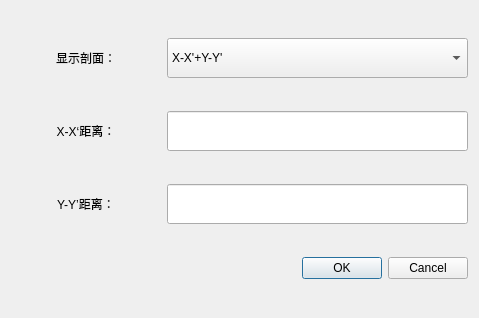
<?xml version="1.0" encoding="UTF-8"?>
<ui version="4.0">
 <class>testViewStartDlg</class>
 <widget class="QDialog" name="testViewStartDlg">
  <property name="geometry">
   <rect>
    <x>0</x>
    <y>0</y>
    <width>479</width>
    <height>318</height>
   </rect>
  </property>
  <property name="windowTitle">
   <string>标定模式</string>
  </property>
  <property name="modal">
   <bool>true</bool>
  </property>
  <layout class="QVBoxLayout" name="verticalLayout">
   <item>
    <layout class="QHBoxLayout" name="horizontalLayout" stretch="1,2">
     <item>
      <widget class="QLabel" name="label">
       <property name="text">
        <string>显示剖面：</string>
       </property>
       <property name="alignment">
        <set>Qt::AlignCenter</set>
       </property>
      </widget>
     </item>
     <item>
      <widget class="QComboBox" name="comboTestStartDlgProfile">
       <property name="minimumSize">
        <size>
         <width>0</width>
         <height>40</height>
        </size>
       </property>
       <property name="currentIndex">
        <number>2</number>
       </property>
       <item>
        <property name="text">
         <string>X-X'</string>
        </property>
       </item>
       <item>
        <property name="text">
         <string>Y-Y'</string>
        </property>
       </item>
       <item>
        <property name="text">
         <string>X-X'+Y-Y'</string>
        </property>
       </item>
      </widget>
     </item>
    </layout>
   </item>
   <item>
    <layout class="QHBoxLayout" name="horizontalLayout_2" stretch="1,2">
     <item>
      <widget class="QLabel" name="label_2">
       <property name="text">
        <string>X-X‘距离：</string>
       </property>
       <property name="alignment">
        <set>Qt::AlignCenter</set>
       </property>
      </widget>
     </item>
     <item>
      <widget class="QLineEdit" name="lEditTestStartDlgXDistance">
       <property name="minimumSize">
        <size>
         <width>0</width>
         <height>40</height>
        </size>
       </property>
      </widget>
     </item>
    </layout>
   </item>
   <item>
    <layout class="QHBoxLayout" name="horizontalLayout_3" stretch="1,2">
     <item>
      <widget class="QLabel" name="label_3">
       <property name="text">
        <string>Y-Y’距离：</string>
       </property>
       <property name="alignment">
        <set>Qt::AlignCenter</set>
       </property>
      </widget>
     </item>
     <item>
      <widget class="QLineEdit" name="lEditTestStartDlgYDistance">
       <property name="minimumSize">
        <size>
         <width>0</width>
         <height>40</height>
        </size>
       </property>
      </widget>
     </item>
    </layout>
   </item>
   <item>
    <widget class="QDialogButtonBox" name="buttonBox">
     <property name="orientation">
      <enum>Qt::Horizontal</enum>
     </property>
     <property name="standardButtons">
      <set>QDialogButtonBox::Cancel|QDialogButtonBox::Ok</set>
     </property>
    </widget>
   </item>
  </layout>
 </widget>
 <resources/>
 <connections>
  <connection>
   <sender>buttonBox</sender>
   <signal>accepted()</signal>
   <receiver>testViewStartDlg</receiver>
   <slot>accept()</slot>
   <hints>
    <hint type="sourcelabel">
     <x>248</x>
     <y>254</y>
    </hint>
    <hint type="destinationlabel">
     <x>157</x>
     <y>274</y>
    </hint>
   </hints>
  </connection>
  <connection>
   <sender>buttonBox</sender>
   <signal>rejected()</signal>
   <receiver>testViewStartDlg</receiver>
   <slot>reject()</slot>
   <hints>
    <hint type="sourcelabel">
     <x>316</x>
     <y>260</y>
    </hint>
    <hint type="destinationlabel">
     <x>286</x>
     <y>274</y>
    </hint>
   </hints>
  </connection>
 </connections>
</ui>
